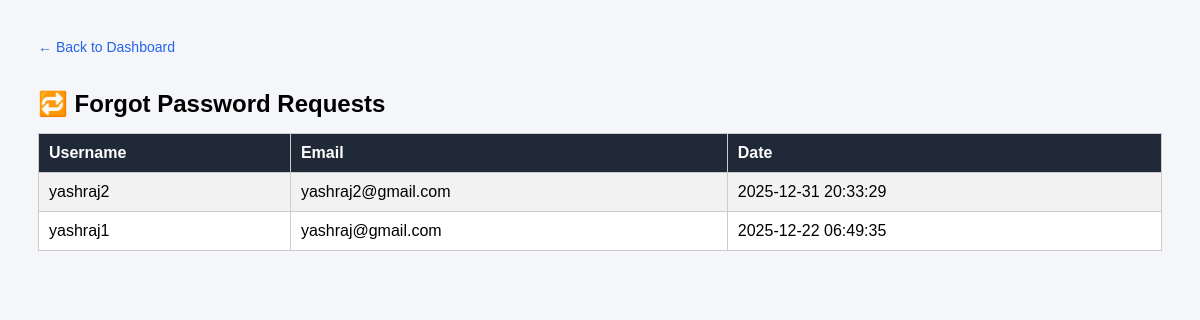
Screenshot of /hamaraproject/Admin/admin_forgot_logs.php (signed in) with the database file from the repository.
### tables this page shows
CREATE TABLE `forgot_logs` (
  `id` int(11) NOT NULL,
  `username` varchar(50) DEFAULT NULL,
  `email` varchar(100) DEFAULT NULL,
  `request_time` timestamp NOT NULL DEFAULT current_timestamp()
);

### hamaraproject/Admin/admin_forgot_logs.php (the view, shortened to what this page needs)
<?php
$conn = new mysqli("127.0.0.1:3306","root","","certificate_db");
$sql = "SELECT username, email, request_time
        FROM forgot_logs
        ORDER BY id DESC";
$result = $conn->query($sql);
?>
<!DOCTYPE html>
<html>
<head>
</head>
<body>
<a href="admin_dashboard.php" class="back">← Back to Dashboard</a>
<h2>🔁 Forgot Password Requests</h2>
<table>
<tr>
    <th>Username</th>
    <th>Email</th>
    <th>Date</th>
</tr>
<?php
if ($result && $result->num_rows > 0) {
    while ($row = $result->fetch_assoc()) {
        echo "<tr>";
        echo "<td>".$row['username']."</td>";
        echo "<td>".$row['email']."</td>";
        echo "<td>".$row['request_time']."</td>";
        echo "</tr>";
    }
} else {
    echo "<tr><td colspan='3'>No forgot password requests found</td></tr>";
}
?>
</table>
</body>
</html>

### hamaraproject/Admin/admin_forgot_logs.php (style rules this page uses)
body { font-family:Arial, Helvetica, sans-serif; background:#f4f6f9; padding:30px; }
.back { display:inline-block; margin-bottom:15px; text-decoration:none; color:#2563eb; font-size:14px; }
h2 { margin-bottom:15px; }
table { border-collapse:collapse; width:100%; background:#fff; }
th, td { padding:10px; border:1px solid #ccc; text-align:left; }
th { background:#1f2937; color:#fff; }
tr:nth-child(even) { background:#f2f2f2; }

### rows the page displays
forgot_logs: username "yashraj2", email "yashraj2@gmail.com", request_time "2025-12-31 20:33:29"
forgot_logs: username "yashraj1", email "yashraj@gmail.com", request_time "2025-12-22 06:49:35"
